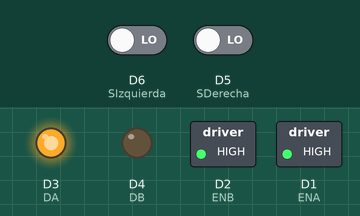
A sketch run on a simulated ESP8266 (NodeMCU). Parts: switched loads named in the sketch (green lamp = pin HIGH), output pins drawn as LEDs (lit = HIGH). The test bench sets the inputs (shaded band); at power-on: D5 (SDerecha) LOW, D6 (SIzquierda) LOW. WiFi joins after 1.5 s; servers stay silent unless stated; what the sketch prints to the serial monitor is not drawn.

Above: at 1.2 s.
1.3 s: D5 (SDerecha) driven HIGH
At 2.5 s:
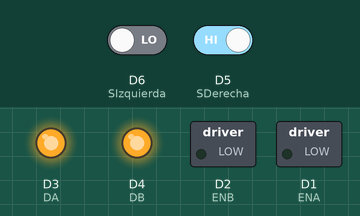
At 17.5 s:
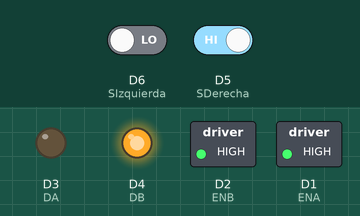
Timing chart, 0 to 17.8 s (numbered marks = the images above; inputs shaded):
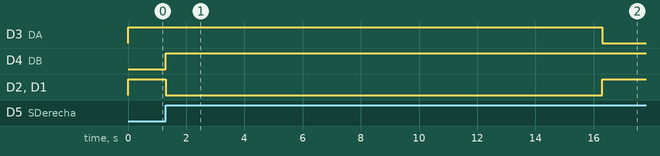

Measured:
- after the input at 1.3 s, D3 (DA): HIGH → LOW after 15.0 s; D4 (DB): LOW → HIGH at once; D2 (ENB), D1 (ENA): HIGH → LOW at once, → HIGH 15.0 s later

The sketch:

sensor_tele_1.ino
```cpp
#include <ESP8266WiFi.h>
#include <ESP8266mDNS.h>
#include <WiFiUdp.h>
#include <ArduinoOTA.h>

const char* ssid = "Inventoteca_2G";
const char* password = "science_7425";

#define SDerecha      D5
#define SIzquierda    D6
#define   DERECHA     0
#define   IZQUIERDA   1

int DA = D3;               // Salida 1 para motor
int DB = D4;               // Salida 2 para motor
int ENA = D1;              // Pin ENA del puente H
int ENB = D2;              // Pin ENA del puente H
int tiempoEspera = 15000;  // Tiempo de espera en milisegundos
int tiempoMovimiento = 70000;  // Tiempo de espera en milisegundos
int vel = 255;            // Valor de velocidad inicial
volatile int state = 0;
volatile unsigned long previousMillis = 0;
volatile unsigned long currentMillis = 0;


void setup()
{
  WiFi.mode(WIFI_STA); // Tipo de conexion
  WiFi.begin(ssid, password);

  //while (WiFi.waitForConnectResult() != WL_CONNECTED)
  //{
    //Serial.println("Connection Failed! Rebooting...");
    //delay(5000);
    //ESP.restart();
  //}
  ArduinoOTA.begin();

  Serial.begin(115200);
  Serial.println("Iniciando");
  pinMode(SDerecha, INPUT);
  pinMode(SIzquierda, INPUT);
  pinMode(DA, OUTPUT);
  pinMode(DB, OUTPUT);
  pinMode(ENA, OUTPUT);
  pinMode(ENB, OUTPUT);

  attachInterrupt(digitalPinToInterrupt(SDerecha), botonDerPresionado, RISING);
  attachInterrupt(digitalPinToInterrupt(SIzquierda), botonIzqPresionado, RISING);

  Serial.println("Ready");
  Serial.print("IP address: ");
  Serial.println(WiFi.localIP());

}

void loop()
{
  Serial.println(state);
  currentMillis = millis();
  switch (state)
  {
    case 0:
      direccion(DERECHA);
      if (currentMillis - previousMillis >= tiempoMovimiento)
      {
        state = 1;
        previousMillis = currentMillis; // Save the start time
      }

      break;

    // ----------------------------- sensor de derecha presionado
    case 1:
      detenerMotor();
      if (currentMillis - previousMillis >= tiempoEspera)
      {
        previousMillis = currentMillis; // Save the start time
        state = 2;
      }
      break;


    case 2:
      direccion(IZQUIERDA); // Cambiar a una dirección
      if (currentMillis - previousMillis >= tiempoMovimiento)
      {
        state = 3;
        previousMillis = currentMillis; // Save the start time
      }

      break;

    case 3:
      detenerMotor();
      if (currentMillis - previousMillis >= tiempoEspera)
      {
        previousMillis = currentMillis; // Save the start time
        state = 0;
      }
      break;

  }
  ArduinoOTA.handle();

}

ICACHE_RAM_ATTR void botonDerPresionado()
{
  if (state == 0)
  {
    state = 1;
    previousMillis = currentMillis; // Save the start time
  }

}

ICACHE_RAM_ATTR void botonIzqPresionado()
{
  if (state == 2)
  {
    state = 3;
    previousMillis = currentMillis; // Save the start time
  }
}

void detenerMotor()
{
  Serial.println("STOP");
  digitalWrite(DA, HIGH);
  digitalWrite(DB, HIGH);
  analogWrite(ENA, 0); // Detener el motor
  analogWrite(ENB, 0); // Detener el motor
}

void direccion(int dir)
{
  analogWrite(ENA, vel); //
  analogWrite(ENB, vel); //
  Serial.print("VEL: ");
  Serial.println(vel);
  if (dir == 1)
  {
    digitalWrite(DA, LOW);
    digitalWrite(DB, HIGH);
  }
  else
  {
    digitalWrite(DA, HIGH);
    digitalWrite(DB, LOW);
  }
}
```
